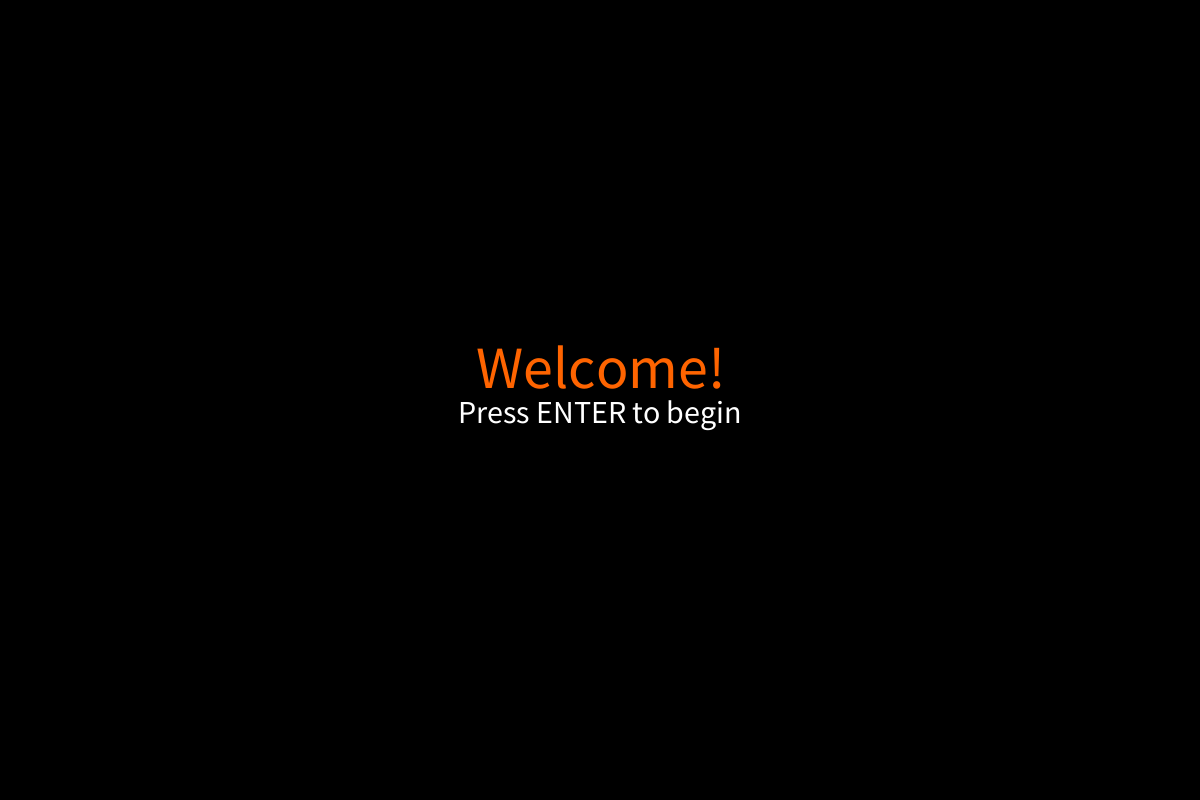
Frame 1 (no input)
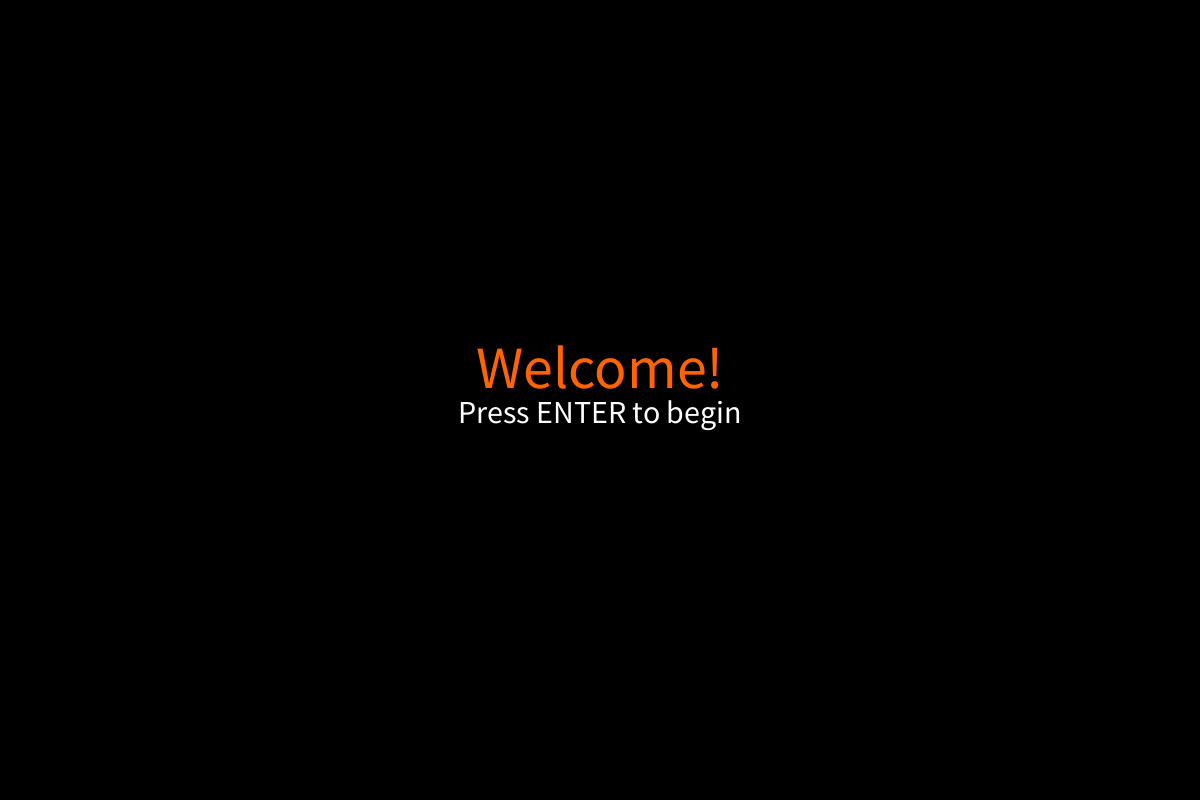
Frame 60 (the mouse pressed at the canvas centre just before this capture)
Frame 120 (the mouse held since frame 60 and released just before this capture): identical to frame 60, image omitted

The Processing sketch that drew these frames (run headless with seeded random() and noise(); from frame 60 on, the mouse is pressed at the canvas centre):

// Processing sketch: asteroids
// ── asteroids.pde
// global variables:
PVector shipPosition; // "Processing Vector" type, 2D or 3D vector
PVector shipVelocity;
float shipAngle = 0;
float shipThrustPower = 0.5; // acceleration of the ship
float shipMaxSpeed = 3; // maximum speed the ship can reach
float shipRadius = 10;

PVector shipOrbiterPosition;
float shipOrbiterDistance = 50; //orbiter's distance from ship
float shipOrbiterAngle;

int numasteroids = 1;  
PVector asteroids[];
float asteroidRadius = 6;

// game state variables:
int gameState;
public final int INTRO = 1;
public final int PLAY = 2;
public final int PAUSE = 3;
public final int GAMEOVER = 4;

void setup() // executes once
{ 
  size(1200,800); // set window size
  
  shipPosition = new PVector(0,0); //the ship's position
  shipVelocity = new PVector(0,0); //the ship's velocity
  
  shipOrbiterPosition = new PVector(-shipOrbiterDistance,0);
  shipOrbiterAngle = 0; //orbiter's angle around ship
  
  asteroids = new PVector[numasteroids];  
 
  for (int i = 0; i < numasteroids; i++)
  {
//       asteroids[i] = new PVector(random(-width,width*2),random(-height,height*2)); // assign each asteroid a random position
         asteroids[i] = new PVector(width/2+50, height/2);
  } 

  gameState = INTRO; // begin with the start state

  noStroke(); // no outlines around shapes  
}


void draw() // draw loop, executes repeatedly
{
  switch(gameState) 
  {
    case INTRO:
      drawScreen("Welcome!", "Press ENTER to begin");
      break;
    case PAUSE:
      drawScreen("PAUSED", "Press p to resume");
      break;
    case GAMEOVER:
      drawScreen("GAMEOVER", "Press ENTER to try again");
      break;
    case PLAY:
      background(30,0,20); // clear screen to this background color
         
      // update ship position
      shipPosition.add(shipVelocity);
      
      // draw ship
      drawShip();
      
      // update ship orbiter position
      shipOrbiterAngle++;
      shipOrbiterPosition.x = sin(radians(shipOrbiterAngle)) * shipOrbiterDistance;
      shipOrbiterPosition.y = cos(radians(shipOrbiterAngle)) * shipOrbiterDistance;
    
      // draw ship orbiter
      drawShipOrbiter();
       
      // draw asteroids & check for collisions
      for (int i = 0; i < numasteroids; i++)
      {
        drawAsteroid(asteroids[i]);
      
        if(isShipCollidingWith(asteroids[i]))
          gameState=GAMEOVER;
      }  
      
      break;
  }
  
}

void drawScreen(String title, String instructions) 
{
  background(0,0,0);
  
  // draw title
  fill(255,100,0);
  textSize(60);
  textAlign(CENTER, BOTTOM);
  text(title, width/2, height/2);
  
  // draw instructions
  fill(255,255,255);
  textSize(32);
  textAlign(CENTER, TOP);
  text(instructions, width/2, height/2);
}

void drawShip()
{ 
  fill(255,255,255); // set draw color
  pushMatrix();
  
  // move the origin to the pivot point
  translate(width/2, height/2); 

  // then pivot the grid
  rotate(radians(shipAngle));
  
  // and draw the ship at the origin
  triangle(-10, 15, 0, -10, 10, 15);
  
  popMatrix();  
}

void drawShipOrbiter()
{
  pushMatrix();

  // move the origin to the pivot point
  translate(width/2, height/2); 
  
  // draw ship orbiter
  fill(0,255,0); // set draw color
  ellipse(shipOrbiterPosition.x, shipOrbiterPosition.y, 10, 10);

  popMatrix();
}

void drawAsteroid(PVector asteroid)
{
  fill(250,230,80); // set draw color
  ellipse(asteroid.x-shipPosition.x, asteroid.y-shipPosition.y, asteroidRadius*2,asteroidRadius*2); // drawn relative to ship's position
}

boolean isShipCollidingWith(PVector asteroid)
{
  float distance = sqrt( sq(shipPosition.x - asteroid.x) + sq(shipPosition.y - asteroid.y) );
  
  println(distance);
  
  return distance < ( shipRadius + asteroidRadius );
}

void keyPressed()
{
  // executed on key press
  
  // menu actions
  if(key==ENTER && ( gameState==INTRO || gameState==GAMEOVER ))
    gameState=PLAY;
  
  if(key=='p' && gameState==PLAY)
    gameState=PAUSE;
  else if(key=='p' && gameState==PAUSE)
    gameState=PLAY;
    
    
  if(keyCode==UP) { //thrust
    // maintain old velocity in case new velocity exceeds maximum speed
    PVector oldVelocity = shipVelocity;
    
    shipVelocity.x += sin(radians(shipAngle)) * shipThrustPower;
    shipVelocity.y -= cos(radians(shipAngle)) * shipThrustPower;
    
    if (shipVelocity.mag() > shipMaxSpeed) shipVelocity = oldVelocity;
  }

  if(keyCode==LEFT)
    shipAngle-=5;
  if(keyCode==RIGHT)
    shipAngle+=5;  
}
